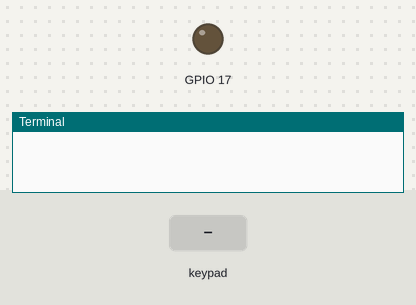
Bench run of a program on a simulated Raspberry Pi (BCM pin numbers). Parts: output pins drawn as LEDs (lit = HIGH), the last lines printed to the terminal. The inputs (shaded band) are chosen by the test bench.

Above: at 1.2 s.
1.3 s: keypad keys 1 2 3 4 pressed 0.4 s apart
At 3.6 s:
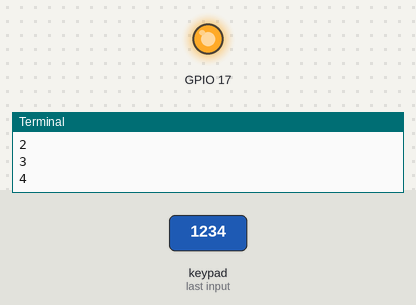
12.4 s: keypad keys 1 2 3 4 * pressed 0.4 s apart
At 14.5 s:
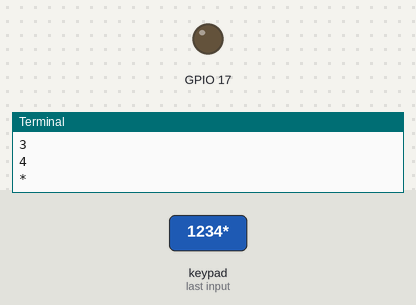
Timing chart, 0 to 16.0 s (numbered marks = the images above; inputs shaded):
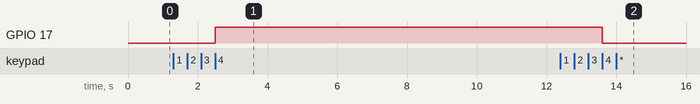

Measured:
- after the input at 1.3 s, GPIO 17: LOW → HIGH after 1.2 s
- after the input at 12.4 s, GPIO 17: HIGH → LOW after 1.2 s

The program:

keypad_password.py
```python
from pad4pi import rpi_gpio
import RPi.GPIO as GPIO
import time
GPIO.setwarnings(False)
GPIO.setmode(GPIO.BCM)
GPIO.setup(17, GPIO.OUT, initial=GPIO.LOW)
KEYPAD = [
        ["1","2","3","A"],
        ["4","5","6","B"],
        ["7","8","9","C"],
        ["*","0","#","D"]
]
password = ["1","2","3","4"]
inputkey = [None] *4
i = 0
j = 0
ROW_PINS = [26,19,13,6]
COL_PINS = [5,21,20,16]
factory = rpi_gpio.KeypadFactory()
keypad = factory.create_keypad(keypad=KEYPAD, row_pins=ROW_PINS, col_pins=COL_PINS)
def printKey(key):
  global i
  global j
  print key
  inputkey [i] = key
  i += 1
  if i==4:
    if inputkey [0] == password [0] and inputkey [1] == password [1] and inputkey [2] == password [2] and inputkey [3] == password [3]:
      if j == 0:
        GPIO.output (17, GPIO.HIGH)
        i = 0
	j = 1
      elif j == 1:
	GPIO.output (17, GPIO.LOW)
	i = 0
	j = 0
    else:
      print "Wrong Password. Try Again!"
      i = 0

keypad.registerKeyPressHandler(printKey)
try:
  while 1:
    time.sleep(0.2)
except:
  keypad.cleanup()
```
